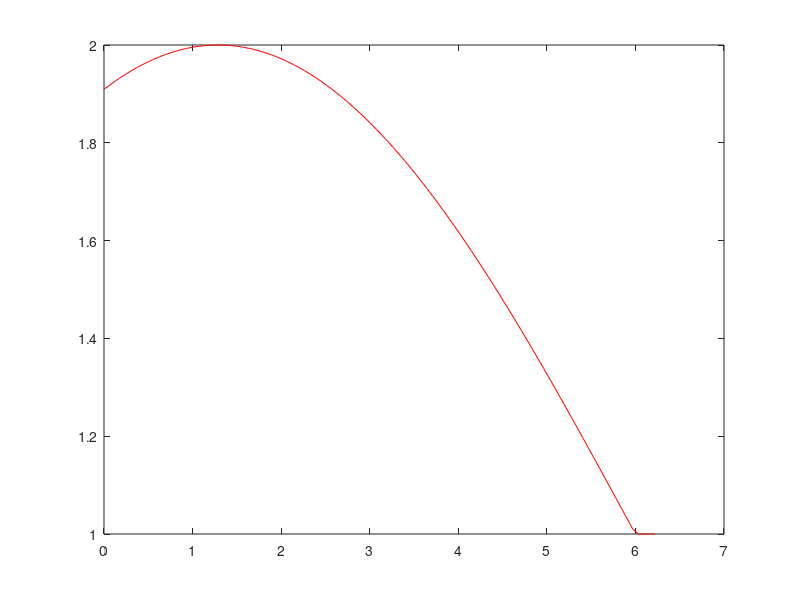
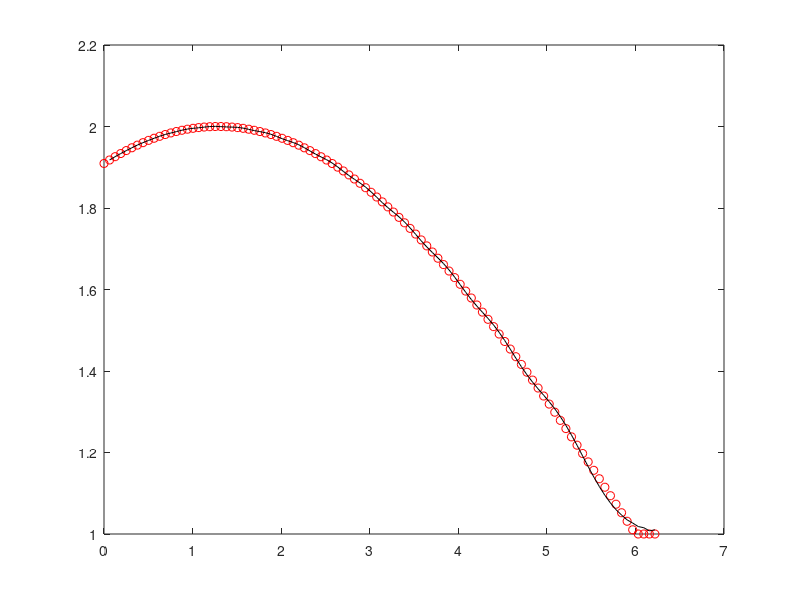

The MATLAB source for these figures, in order:
clear all
close all
clc
format long

L=2*pi;
N=100;
dx=L/N;
x=[0:dx:L-dx]';
x_int=[dx:dx:L-dx]';
T=2;
a=3;

c0=@(x) 1+0*x;
y0=c0(x_int);
g0=@(t) 1+sin(t);
gL=@(t) 1+0*t;
x1=[];
y_exact=[];
for i=1:length(x)
    if x(i)<=a*T;
    y_ext(i)=g0(T-x(i)/a);
    x1=x;
    y_exact=y_ext;
    else if x(i)>a*T;
            y_ext(i)=c0(x(i)-a*T);
            x1=x;
            y_exact=y_ext;
        end
    end
end
figure(1)
plot(x1,y_exact,'r')

%%numerical solution
M=1;
lambda=a*((T/M)/dx);
while lambda>1
    M=M+1;
    lambda=a*((T/M)/dx);
end
M;
lambda;
dt=T/M;
t=[0:dt:T]';
A1=ones(1,length(x_int));
A2=-(lambda/4)*ones(1,length(x_int)-1);
A3=(lambda/4)*ones(1,length(x_int)-1);
A_left=diag(A1)+diag(A3,1)+diag(A2,-1);
A_right=diag(A1)+diag(A3,-1)+diag(A2,1);
c_old=y0;

for i=1:length(t)-1
    b=A_right*c_old;
    b(1)=b(1)+(lambda/4)*g0(t(i))-(-lambda/4)*g0(t(i+1));
    b(end)=b(end)-(lambda/4)*gL(t(i))-(lambda/4)*gL(t(i+1));
    [L U P]=lu(A_left);
    y=L\(P*b);
    c_new=U\y;
    c_old=c_new;
end    

figure(2)
plot(x1,y_exact,'ro',x_int,c_new,'k')